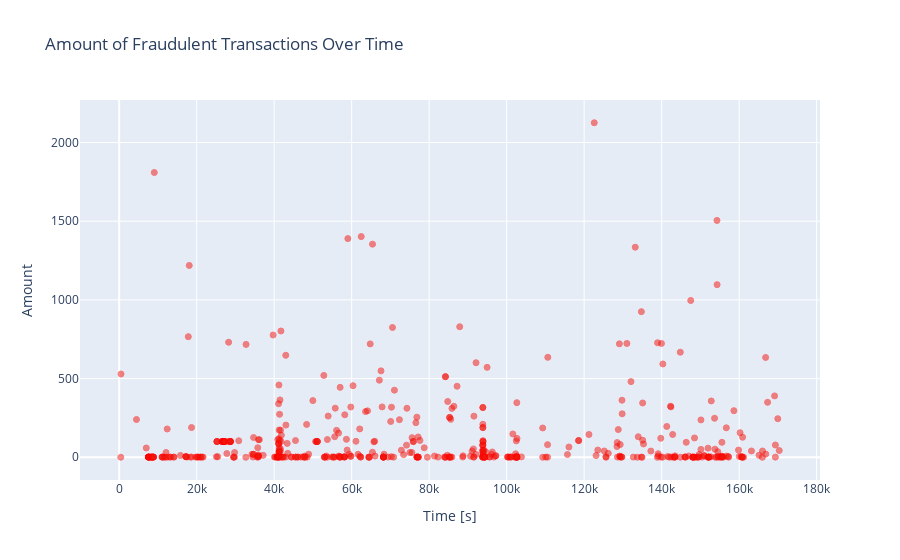

Notebook cell for this chart:
### Code cell
import matplotlib.pyplot as plt
import seaborn as sns
import plotly.graph_objs as go
from plotly.offline import iplot
import pandas as pd
import numpy as np

# Seaborn style
sns.set_style("whitegrid")

# Define plotting function to avoid repetition
def dual_lineplot(df, column, title, ylabel):
    fig, (ax1, ax2) = plt.subplots(ncols=2, figsize=(18, 6))
    sns.lineplot(ax=ax1, x="Hour", y=column, data=df[df["Class"] == 0])
    sns.lineplot(ax=ax2, x="Hour", y=column, data=df[df["Class"] == 1], color="red")
    ax1.set_title("Non-Fraudulent")
    ax2.set_title("Fraudulent")
    ax1.set_ylabel(ylabel)
    ax2.set_ylabel(ylabel)
    ax1.set_xlabel("Hour of Day")
    ax2.set_xlabel("Hour of Day")
    plt.suptitle(title)
    plt.tight_layout(rect=[0, 0.03, 1, 0.95])
    plt.show()

# 1. Total number of transactions per hour
dual_lineplot(grouped_df, column="Transactions", title="Total Number of Transactions", ylabel="Transactions")

# 2. Average amount per transaction per hour
dual_lineplot(grouped_df, column="Mean", title="Average Amount of Transactions", ylabel="Average Amount")

# 3. Maximum amount per transaction per hour
dual_lineplot(grouped_df, column="Max", title="Maximum Amount of Transactions", ylabel="Max Amount")

# 4. Median amount per transaction per hour
dual_lineplot(grouped_df, column="Median", title="Median Amount of Transactions", ylabel="Median Amount")

# 5. Minimum amount per transaction per hour
dual_lineplot(grouped_df, column="Min", title="Minimum Amount of Transactions", ylabel="Min Amount")

# 6. Boxplot of transaction amounts for each class
fig, (ax1, ax2) = plt.subplots(ncols=2, figsize=(12, 6))
sns.boxplot(ax=ax1, x="Class", y="Amount", hue="Class", data=data_df, palette="PRGn", showfliers=True)
ax1.set_title("With Outliers")
sns.boxplot(ax=ax2, x="Class", y="Amount", hue="Class", data=data_df, palette="PRGn", showfliers=False)
ax2.set_title("Without Outliers")
plt.suptitle("Boxplot of Transaction Amounts by Class")
plt.tight_layout(rect=[0, 0.03, 1, 0.95])
plt.show()

# 7. Summary statistics for Class 0 and Class 1
tmp = data_df[['Amount', 'Class']].copy()
class_0 = tmp[tmp['Class'] == 0]['Amount']
class_1 = tmp[tmp['Class'] == 1]['Amount']

print("Summary statistics for Class 0 (Non-Fraud):")
print(class_0.describe())

print("\nSummary statistics for Class 1 (Fraud):")
print(class_1.describe())

# 8. Scatter plot of fraudulent transactions (Plotly)
fraud = data_df[data_df['Class'] == 1]

trace = go.Scatter(
    x=fraud['Time'],
    y=fraud['Amount'],
    mode='markers',
    name='Amount',
    marker=dict(
        color='rgb(238,23,11)',
        line=dict(color='red', width=1),
        opacity=0.5
    ),
    text=fraud['Amount']
)

layout = dict(
    title='Amount of Fraudulent Transactions Over Time',
    xaxis=dict(title='Time [s]', showticklabels=True),
    yaxis=dict(title='Amount'),
    hovermode='closest'
)

fig = dict(data=[trace], layout=layout)
iplot(fig, filename='fraud-amount')

### Figure 1 — Plotly figure (JSON) as saved in the notebook; plotly's stock layout.template omitted (floating-point values rounded to 4 significant figures; data arrays with more than 128 entries replaced by an {"elided": "..."} marker saying what was removed)
{"data": [{"marker": {"color": "rgb(238,23,11)", "line": {"color": "red", "width": 1}, "opacity": 0.5}, "mode": "markers", "name": "Amount", "text": {"elided": "492 float values"}, "x": {"elided": "492 int values"}, "y": {"elided": "492 float values"}, "type": "scatter"}], "layout": {"hovermode": "closest", "title": {"text": "Amount of Fraudulent Transactions Over Time"}, "xaxis": {"showticklabels": true, "title": {"text": "Time [s]"}}, "yaxis": {"title": {"text": "Amount"}}}}
